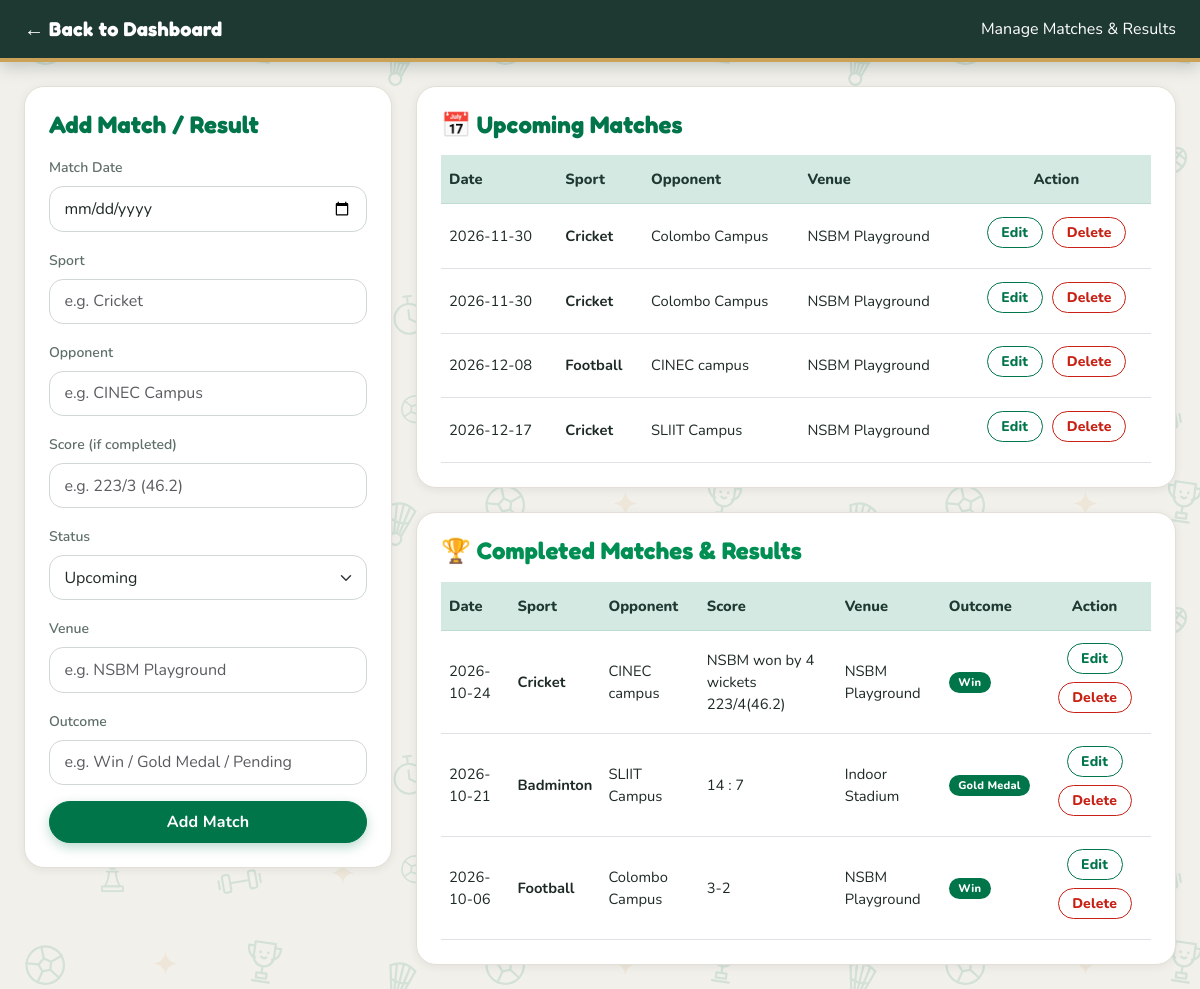
The app's page /admin/add_result.php (signed in) with its own data.
### tables this page shows
CREATE TABLE `matches` (
  `id` int(11) NOT NULL,
  `match_date` varchar(50) DEFAULT NULL,
  `sport` varchar(50) DEFAULT NULL,
  `opponent` varchar(100) DEFAULT NULL,
  `score` varchar(255) DEFAULT NULL,
  `status` varchar(50) NOT NULL DEFAULT 'Completed',
  `venue` varchar(255) DEFAULT 'NSBM Playground',
  `outcome` varchar(100) DEFAULT 'Pending'
);

### admin/add_result.php (the view, shortened to what this page needs)
<?php
include '../db.php';
require_once '../csrf.php';
$edit_mode = false;
$edit_match = [
    'id' => '',
    'match_date' => '',
    'sport' => '',
    'opponent' => '',
    'score' => '',
    'status' => 'Upcoming',
    'venue' => '',
    'outcome' => ''
];
?>
<!DOCTYPE html>
<html lang="en">
<head>
    <link href="https://cdn.jsdelivr.net/npm/bootstrap@5.3.0/dist/css/bootstrap.min.css" rel="stylesheet">
    <link rel="stylesheet" href="../style.css">
</head>
<body class="bg-light">
    <nav class="navbar navbar-dark bg-dark px-4 shadow-sm">
        <a class="navbar-brand fw-bold" href="dashboard.php">← Back to Dashboard</a>
        <span class="text-white">Manage Matches & Results</span>
    </nav>
    <div class="container-fluid my-4 px-4">
        <div class="row g-4">
            <div class="col-lg-4">
                <div class="card shadow-sm border-0 rounded-4 p-4 bg-white sticky-top" style="top: 20px;">
                    <h4 class="fw-bold text-primary mb-3"><?php echo $edit_mode ? 'Edit Match' : 'Add Match / Result'; ?></h4>
                    <form method="POST" data-validate="basic">
                        <div class="mb-3">
                            <label class="form-label fw-semibold small text-muted">Match Date</label>
                            <input type="date" name="match_date" class="form-control" value="<?php echo htmlspecialchars($edit_match['match_date'] ?? ''); ?>" required>
                        </div>
                        <div class="mb-3">
                            <label class="form-label fw-semibold small text-muted">Sport</label>
                            <input type="text" name="sport" class="form-control" placeholder="e.g. Cricket" value="<?php echo htmlspecialchars($edit_match['sport'] ?? ''); ?>" required>
                        </div>
                        <div class="mb-3">
                            <label class="form-label fw-semibold small text-muted">Opponent</label>
                            <input type="text" name="opponent" class="form-control" placeholder="e.g. CINEC Campus" value="<?php echo htmlspecialchars($edit_match['opponent'] ?? ''); ?>" required>
                        </div>
                        <div class="mb-3">
                            <label class="form-label fw-semibold small text-muted">Score (if completed)</label>
                            <input type="text" name="score" class="form-control" placeholder="e.g. 223/3 (46.2)" value="<?php echo htmlspecialchars($edit_match['score'] ?? ''); ?>">
                        </div>
                        <div class="mb-3">
                            <label class="form-label fw-semibold small text-muted">Status</label>
                            <select name="status" class="form-select" required>
                                <option value="Upcoming" <?php echo (($edit_match['status'] ?? '') == 'Upcoming') ? 'selected' : ''; ?>>Upcoming</option>
                            </select>
                        </div>
                        <div class="mb-3">
                            <label class="form-label fw-semibold small text-muted">Venue</label>
                            <input type="text" name="venue" class="form-control" placeholder="e.g. NSBM Playground" value="<?php echo htmlspecialchars($edit_match['venue'] ?? ''); ?>" required>
                        </div>
                        <div class="mb-3">
                            <label class="form-label fw-semibold small text-muted">Outcome</label>
                            <input type="text" name="outcome" class="form-control" placeholder="e.g. Win / Gold Medal / Pending" value="<?php echo htmlspecialchars($edit_match['outcome'] ?? ''); ?>">
                        </div>
                        <div class="d-grid gap-2">
                            <button type="submit" class="btn <?php echo $edit_mode ? 'btn-success' : 'btn-primary'; ?> fw-bold py-2">
                                <?php echo $edit_mode ? 'Save Changes' : 'Add Match'; ?>
                            </button>
                        </div>
                    </form>
                </div>
            </div>
            <div class="col-lg-8">
                <div class="card shadow-sm border-0 rounded-4 p-4 bg-white mb-4">
                    <h4 class="fw-bold text-primary mb-3">📅 Upcoming Matches</h4>
                    <div class="table-responsive">
                        <table class="table table-hover align-middle mb-0" style="font-size: 0.92rem;">
                            <thead class="table-light">
                                <tr>
                                    <th>Date</th>
                                    <th>Sport</th>
                                    <th>Opponent</th>
                                    <th>Venue</th>
                                    <th class="text-center">Action</th>
                                </tr>
                            </thead>
                            <tbody>
                                <?php
                                $up_res = $conn->query("SELECT * FROM matches WHERE status = 'Upcoming' ORDER BY match_date ASC");
                                if ($up_res && $up_res->num_rows > 0) {
                                    while($row = $up_res->fetch_assoc()) {
                                        echo '<tr>
                                                <td>' . htmlspecialchars($row['match_date']) . '</td>
                                                <td class="fw-bold">' . htmlspecialchars($row['sport']) . '</td>
                                                <td>' . htmlspecialchars($row['opponent']) . '</td>
                                                <td>' . htmlspecialchars($row['venue']) . '</td>
                                                <td class="text-center">
                                                    <a href="add_result.php?edit=' . $row['id'] . '" class="btn btn-outline-primary btn-sm mb-1">Edit</a>
                                                    ' . post_btn('add_result.php', ['delete'=>$row['id']], 'Delete', 'btn btn-outline-danger btn-sm mb-1', 'Delete match record?') . '
                                                </td>
                                             </tr>';
                                    }
                                } else {
                                    echo '<tr><td colspan="5" class="text-center text-muted py-3">No upcoming matches scheduled.</td></tr>';
                                }
                                ?>
                            </tbody>
                        </table>
                    </div>
                </div>
                <div class="card shadow-sm border-0 rounded-4 p-4 bg-white">
                    <h4 class="fw-bold text-success mb-3">🏆 Completed Matches & Results</h4>
                    <div class="table-responsive">
                        <table class="table table-hover align-middle mb-0" style="font-size: 0.92rem;">
                            <thead class="table-light">
                                <tr>
                                    <th>Date</th>
                                    <th>Sport</th>
                                    <th>Opponent</th>
                                    <th>Score</th>
                                    <th>Venue</th>
                                    <th>Outcome</th>
                                    <th class="text-center">Action</th>
                                </tr>
                            </thead>
                            <tbody>
                                <?php
                                $comp_res = $conn->query("SELECT * FROM matches WHERE status = 'Completed' ORDER BY match_date DESC");
                                if ($comp_res && $comp_res->num_rows > 0) {
                                    while($row = $comp_res->fetch_assoc()) {
                                        echo '<tr>
                                                <td>' . htmlspecialchars($row['match_date']) . '</td>
                                                <td class="fw-bold">' . htmlspecialchars($row['sport']) . '</td>
                                                <td>' . htmlspecialchars($row['opponent']) . '</td>
                                                <td>' . (!empty($row['score']) ? htmlspecialchars($row['score']) : '<span class="text-muted">-</span>') . '</td>
                                                <td>' . htmlspecialchars($row['venue']) . '</td>
                                                <td>' . (!empty($row['outcome']) ? '<span class="badge bg-success">' . htmlspecialchars($row['outcome']) . '</span>' : '<span class="text-muted">-</span>') . '</td>
                                                <td class="text-center">
                                                    <a href="add_result.php?edit=' . $row['id'] . '" class="btn btn-outline-primary btn-sm mb-1">Edit</a>
                                                    ' . post_btn('add_result.php', ['delete'=>$row['id']], 'Delete', 'btn btn-outline-danger btn-sm mb-1', 'Delete match record?') . '
                                                </td>
                                             </tr>';
                                    }
                                } else {
                                    echo '<tr><td colspan="7" class="text-center text-muted py-3">No completed matches recorded yet.</td></tr>';
                                }
                                ?>
                            </tbody>
                        </table>
                    </div>
                </div>
            </div>
        </div>
    </div>
</body>
</html>

### csrf.php (shortened to what this page needs)
<?php
function csrf_token() {
    return $_SESSION['csrf_token'];
}
function csrf_field() {
    return '<input type="hidden" name="csrf_token" value="' . htmlspecialchars(csrf_token(), ENT_QUOTES) . '">';
}
function post_btn($url, array $fields, $label, $class, $confirm = '') {
    $html = '<form method="POST" action="' . htmlspecialchars($url, ENT_QUOTES) . '" class="d-inline"';
    if ($confirm !== '') {
        $html .= ' onsubmit="return confirm(' . htmlspecialchars(json_encode($confirm), ENT_QUOTES) . ');"';
    }
    $html .= '>' . csrf_field();
    foreach ($fields as $name => $value) {
        $html .= '<input type="hidden" name="' . htmlspecialchars($name, ENT_QUOTES) . '" value="' . htmlspecialchars((string)$value, ENT_QUOTES) . '">';
    }
    $html .= '<button type="submit" class="' . htmlspecialchars($class, ENT_QUOTES) . '">' . htmlspecialchars($label) . '</button></form>';
    return $html;
}

### records on screen
matches: match_date "2026-11-30", sport "Cricket", opponent "Colombo Campus", venue "NSBM Playground"
matches: match_date "2026-11-30", sport "Cricket", opponent "Colombo Campus", venue "NSBM Playground"
matches: match_date "2026-12-08", sport "Football", opponent "CINEC campus", venue "NSBM Playground"
matches: match_date "2026-12-17", sport "Cricket", opponent "SLIIT Campus", venue "NSBM Playground"
matches: match_date "2026-10-24", sport "Cricket", opponent "CINEC campus", score "NSBM won by 4 wickets 223/4(46.2)", venue "NSBM Playground", outcome "Win"
matches: match_date "2026-10-21", sport "Badminton", opponent "SLIIT Campus", score "14 : 7", venue "Indoor Stadium", outcome "Gold Medal"
matches: match_date "2026-10-06", sport "Football", opponent "Colombo Campus", score "3-2", venue "NSBM Playground", outcome "Win"
